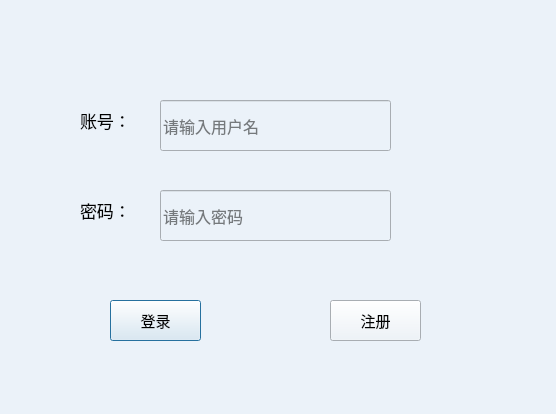
<?xml version="1.0" encoding="UTF-8"?>
<ui version="4.0">
 <class>LoginDialog</class>
 <widget class="QDialog" name="LoginDialog">
  <property name="geometry">
   <rect>
    <x>0</x>
    <y>0</y>
    <width>556</width>
    <height>414</height>
   </rect>
  </property>
  <property name="windowTitle">
   <string>Dialog</string>
  </property>
  <property name="styleSheet">
   <string notr="true">background-color:rgb(235, 242, 249)</string>
  </property>
  <widget class="QLineEdit" name="NumberText">
   <property name="geometry">
    <rect>
     <x>160</x>
     <y>100</y>
     <width>231</width>
     <height>51</height>
    </rect>
   </property>
   <property name="font">
    <font>
     <pointsize>12</pointsize>
    </font>
   </property>
   <property name="maxLength">
    <number>16</number>
   </property>
   <property name="placeholderText">
    <string>请输入用户名</string>
   </property>
  </widget>
  <widget class="QLineEdit" name="PwText">
   <property name="geometry">
    <rect>
     <x>160</x>
     <y>190</y>
     <width>231</width>
     <height>51</height>
    </rect>
   </property>
   <property name="font">
    <font>
     <pointsize>12</pointsize>
    </font>
   </property>
   <property name="maxLength">
    <number>16</number>
   </property>
   <property name="echoMode">
    <enum>QLineEdit::Password</enum>
   </property>
   <property name="placeholderText">
    <string>请输入密码</string>
   </property>
  </widget>
  <widget class="QPushButton" name="Login">
   <property name="geometry">
    <rect>
     <x>110</x>
     <y>300</y>
     <width>91</width>
     <height>41</height>
    </rect>
   </property>
   <property name="font">
    <font>
     <family>微软雅黑</family>
     <pointsize>11</pointsize>
     <weight>50</weight>
     <bold>false</bold>
    </font>
   </property>
   <property name="focusPolicy">
    <enum>Qt::TabFocus</enum>
   </property>
   <property name="text">
    <string>登录</string>
   </property>
   <property name="flat">
    <bool>false</bool>
   </property>
  </widget>
  <widget class="QPushButton" name="SignUp">
   <property name="geometry">
    <rect>
     <x>330</x>
     <y>300</y>
     <width>91</width>
     <height>41</height>
    </rect>
   </property>
   <property name="font">
    <font>
     <family>微软雅黑</family>
     <pointsize>11</pointsize>
     <weight>50</weight>
     <bold>false</bold>
    </font>
   </property>
   <property name="text">
    <string>注册</string>
   </property>
   <property name="flat">
    <bool>false</bool>
   </property>
  </widget>
  <widget class="QLabel" name="label">
   <property name="geometry">
    <rect>
     <x>80</x>
     <y>100</y>
     <width>71</width>
     <height>41</height>
    </rect>
   </property>
   <property name="font">
    <font>
     <pointsize>13</pointsize>
    </font>
   </property>
   <property name="text">
    <string>账号：</string>
   </property>
  </widget>
  <widget class="QLabel" name="label_2">
   <property name="geometry">
    <rect>
     <x>80</x>
     <y>190</y>
     <width>61</width>
     <height>41</height>
    </rect>
   </property>
   <property name="font">
    <font>
     <pointsize>13</pointsize>
    </font>
   </property>
   <property name="text">
    <string>密码：</string>
   </property>
  </widget>
  <widget class="QLabel" name="WarnLabel">
   <property name="geometry">
    <rect>
     <x>150</x>
     <y>60</y>
     <width>191</width>
     <height>21</height>
    </rect>
   </property>
   <property name="font">
    <font>
     <pointsize>10</pointsize>
    </font>
   </property>
   <property name="text">
    <string/>
   </property>
  </widget>
 </widget>
 <resources/>
 <connections/>
</ui>
